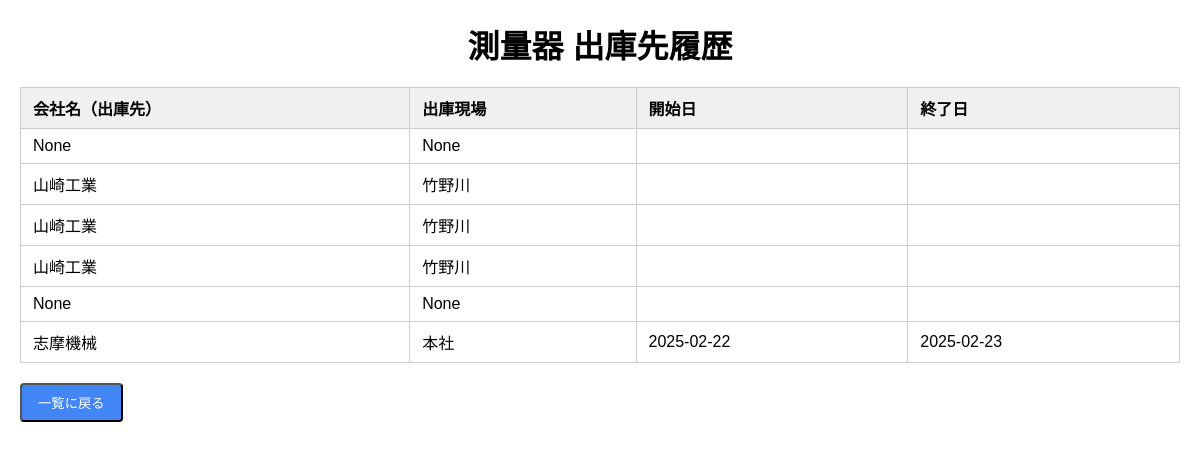
The app's page /surveying_shipment_history/3 with its own data.
### models.py (models this page shows)
class SurveyingShipmentHistory(db.Model):
    __tablename__ = 'surveying_shipment_history'
    id = db.Column(db.Integer, primary_key=True)
    tool_id = db.Column(db.Integer, db.ForeignKey('surveying_tools.id'), nullable=False)
    shipment_location = db.Column(db.String(100))
    shipment_site = db.Column(db.String(100))
    shipment_start_date = db.Column(db.Date)
    shipment_end_date = db.Column(db.Date)
    updated_at = db.Column(db.DateTime, default=datetime.utcnow)

### main.py (the view)
@app.route('/surveying_shipment_history/<int:tool_id>')
def surveying_shipment_history(tool_id):
    history_records = get_surveying_shipment_history(tool_id)
    return render_template('surveying_shipment_history.html', history=history_records)

### main.py (called while the page is built)
def get_surveying_shipment_history(tool_id):
    return SurveyingShipmentHistory.query.filter_by(tool_id=tool_id)\
        .order_by(SurveyingShipmentHistory.updated_at.desc()).all()

### templates/surveying_shipment_history.html (shortened to what this page needs)
<!DOCTYPE html>
<html lang="ja">
<head>
  <link rel="stylesheet" href="{{ url_for('static', filename='shipment_history.css') }}" />
</head>
<body>
  <h1>測量器 出庫先履歴</h1>
  {% if history %}
  <table>
    <thead>
      <tr>
        <th>会社名（出庫先）</th>
        <th>出庫現場</th>
        <th>開始日</th>
        <th>終了日</th>
      </tr>
    </thead>
    <tbody>
      {% for record in history %}
      <tr>
        <td>{{ record.shipment_location }}</td>
        <td>{{ record.shipment_site }}</td>
        <td>{{ record.shipment_start_date.strftime('%Y-%m-%d') if record.shipment_start_date else '' }}</td>
        <td>{{ record.shipment_end_date.strftime('%Y-%m-%d') if record.shipment_end_date else '' }}</td>
      </tr>
      {% endfor %}
    </tbody>
  </table>
  {% else %}
  <p class="no-history">履歴はまだありません。</p>
  {% endif %}
  <button onclick="window.close()" class="back-button">一覧に戻る</button>
</body>
</html>

### static/shipment_history.css (style rules this page uses)
body { font-family: Arial, sans-serif; margin: 20px; }
h1 { text-align: center; margin-bottom: 20px; }
table { width: 100%; border-collapse: collapse; margin-bottom: 20px; }
th, td { border: 1px solid #ccc; padding: 8px 12px; text-align: left; }
th { background-color: #f0f0f0; }
.back-button { display: inline-block; padding: 8px 16px; background-color: #4285f4; color: white; text-decoration: none; border-radius: 4px; }

### records on screen
SurveyingShipmentHistory: shipment_location "None", shipment_site "None"
SurveyingShipmentHistory: shipment_location "山崎工業", shipment_site "竹野川"
SurveyingShipmentHistory: shipment_location "山崎工業", shipment_site "竹野川"
SurveyingShipmentHistory: shipment_location "山崎工業", shipment_site "竹野川"
SurveyingShipmentHistory: shipment_location "None", shipment_site "None"
SurveyingShipmentHistory: shipment_location "志摩機械", shipment_site "本社", shipment_start_date "2025-02-22", shipment_end_date "2025-02-23"
